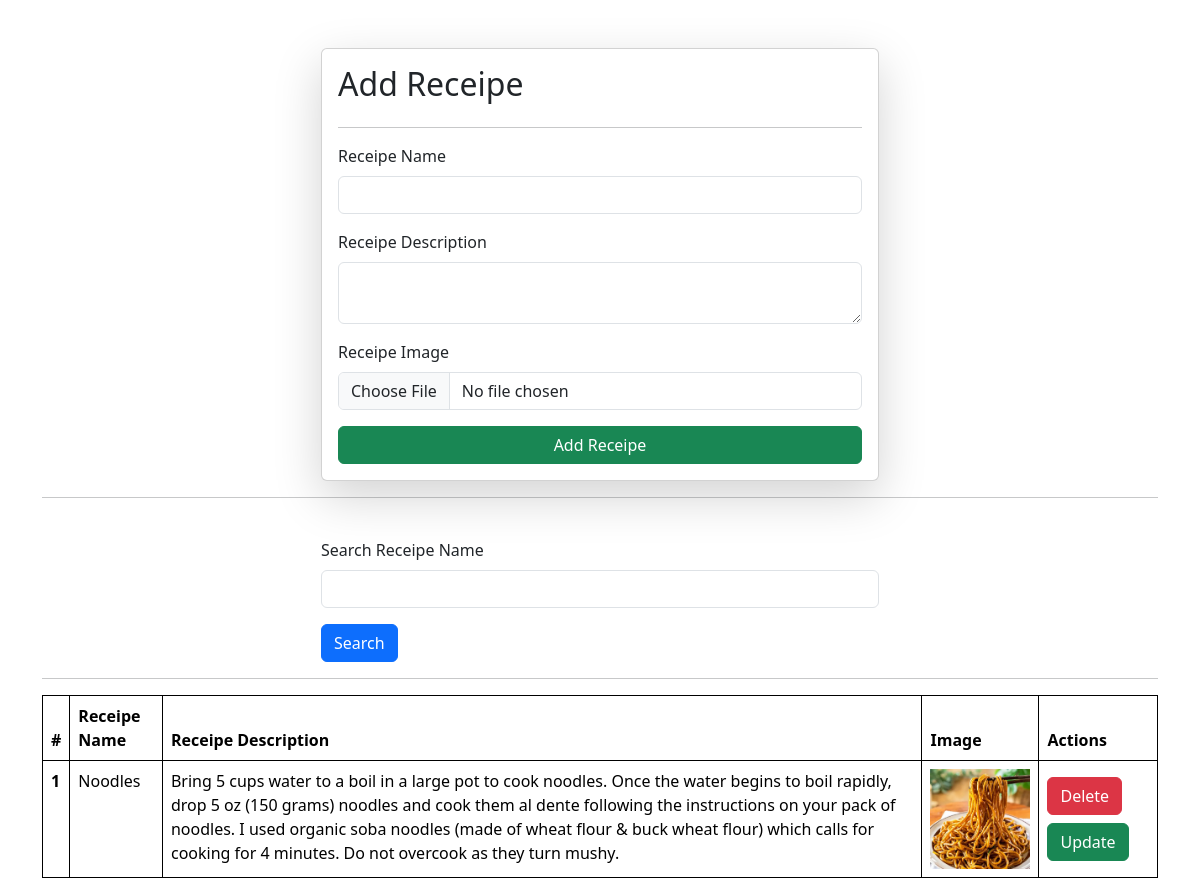
The app's page /receipe/, older data.
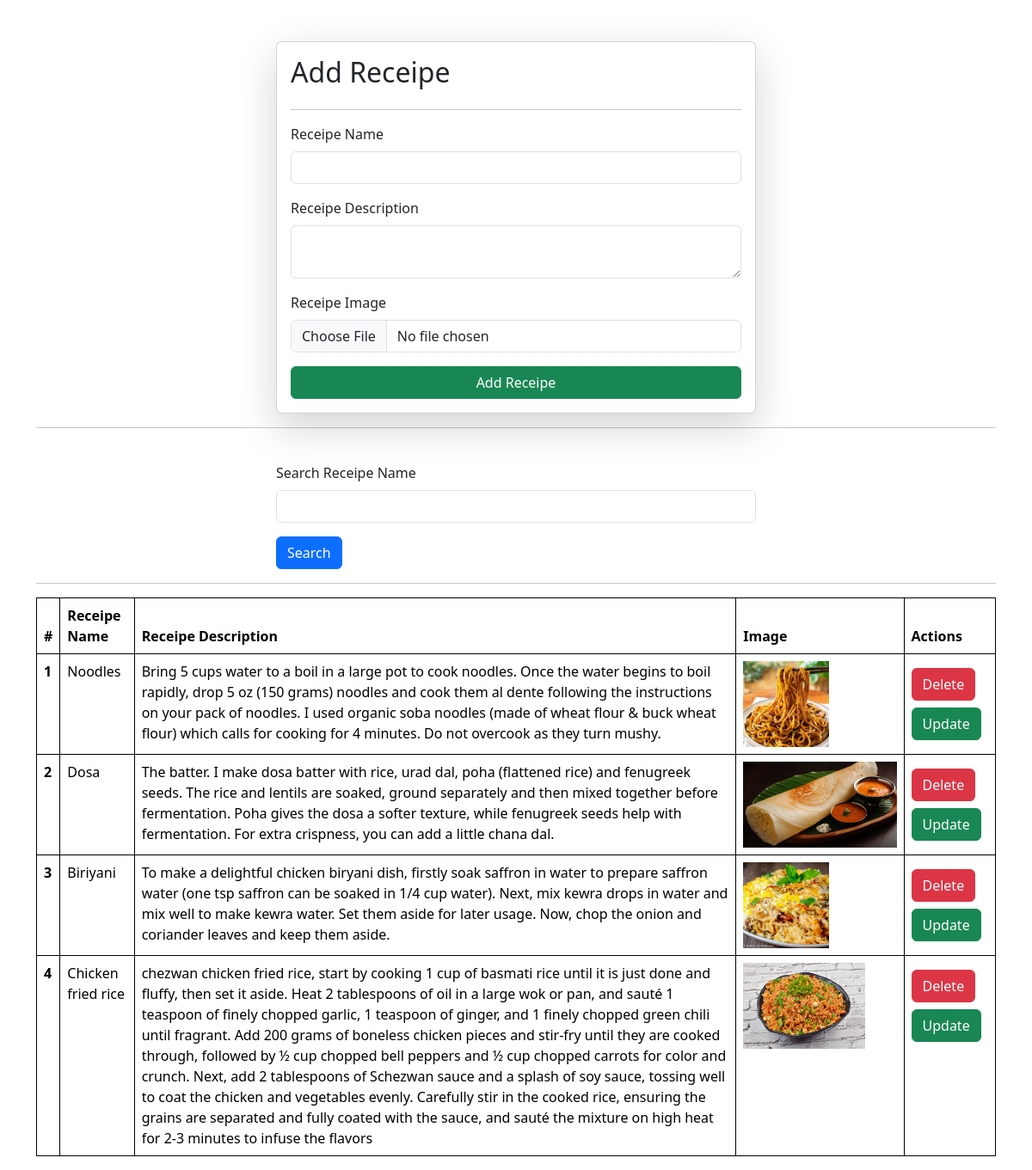
The same page, newer data.
### vege/models.py (models this page shows)
class Recipe(models.Model):
    receipe_name = models.CharField(max_length = 100)
    receipe_description = models.TextField()
    receipe_image = models.ImageField(upload_to = "receipe/")

### vege/views.py (the view, shortened to what this page needs)
# urls.py: path('receipe/', receipe, name="receipe"),
def receipe(request):
    queryset = Recipe.objects.all()
    if request.GET.get('search'):
        queryset = queryset.filter(receipe_name__icontains = request.GET.get('search'))
    context = {'receipes' : queryset}
    return render(request, 'receipe.html',context)

### vege/templates/receipe.html (shortened to what this page needs)
{% extends "home/base.html" %}
{% block start %}
<div class="container mt-5">
    <form class="col-6 mx-auto card p-3 shadow-lg" method="post" enctype = "multipart/form-data">
        <h2>Add Receipe</h2>
        <hr>
        <div class="mb-3">
            <label for="exampleInputEmail1" class="form-label">Receipe Name</label>
            <input name = "receipe_name" required type="text" class="form-control">
        </div>
        <div class="mb-3">
            <label for="exampleInputPassword1"  class="form-label">Receipe Description</label>
            <textarea class="form-control" name="receipe_description" required></textarea>
        </div>
        <div class="mb-3">
            <label for="exampleInputPassword1" class="form-label">Receipe Image</label>
            <input type="file" class="form-control" name= "receipe_image" >
        </div>
        <button type="submit" class="btn btn-success">Add Receipe</button>
    </form>
<hr>
    <div class=""mt-5>
      <div class="mx-auto col-6">
        <form>
        <div class="mb-3">
            <label for="exampleInputEmail1" class="form-label mt-4">Search Receipe Name</label>
            <input name = "search" type="text" class="form-control">
        </div>
        <button type="submit" class="btn btn-primary">Search</button>
        </form>
      </div>
    </div>
<hr>
    <table class="table mt-3">
  <thead>
    <tr>
      <th scope="col">#</th>
      <th scope="col">Receipe Name</th>
      <th scope="col">Receipe Description</th>
      <th scope="col">Image</th>
      <th scope="col">Actions</th>
    </tr>
  </thead>
  <tbody>
     {% for receipe in receipes %}
    <tr>
      <th scope="row">{{forloop.counter}}</th>
      <td>{{receipe.receipe_name}}</td>
      <td>{{receipe.receipe_description}}</td>
      <td><img src= "/media/{{receipe.receipe_image}}" style="height : 100px"></td>
    <td>
        <a href="/delete-receipe/{{receipe.id}}" class="btn btn-danger mt-2">Delete</a>
        <a href="/update-receipe/{{receipe.id}}" class="btn btn-success mt-2">Update</a>
    </td>
    </tr>
   {% endfor %}
  </tbody>
</table>
</div>
{% endblock %}

### home/templates/home/base.html (shortened to what this page needs)
<!DOCTYPE html>
<html lang="en">
<head>
    <link href="https://cdn.jsdelivr.net/npm/bootstrap@5.3.8/dist/css/bootstrap.min.css" rel="stylesheet">
</head>
<body>
    {% block start %}
    {% endblock %}
    </body>
</html>

### home/templates/home/base.html (style rules this page uses)
table, th, td { border: 1px solid black; border-collapse: collapse; }

Row changes from the older to the newer data that the page shows:
added Recipe: receipe_name "Dosa", receipe_description "The batter. I make dosa batter with rice, urad dal, poha (flattened rice) and fenugreek seeds. The rice and lentils are soaked, ground separately and then mixed together before fermentation. Poha gives the dosa a softer texture, while fenugreek seeds help with fermentation. For extra crispness, you can add a little chana dal.", receipe_image (picture)
added Recipe: receipe_name "Biriyani", receipe_description "To make a delightful chicken biryani dish, firstly soak saffron in water to prepare saffron water (one tsp saffron can be soaked in 1/4 cup water). Next, mix kewra drops in water and mix well to make kewra water. Set them aside for later usage. Now, chop the onion and coriander leaves and keep them aside.", receipe_image (picture)
added Recipe: receipe_name "Chicken fried rice", receipe_description "chezwan chicken fried rice, start by cooking 1 cup of basmati rice until it is just done and fluffy, then set it aside. Heat 2 tablespoons of oil in a large wok or pan, and sauté 1 teaspoon of finely chopped garlic, 1 teaspoon of ginger, and 1 finely chopped green chili until fragrant. Add 200 grams of boneless chicken pieces and stir-fry until they are cooked through, followed by ½ cup chopped bell peppers and ½ cup chopped carrots for color and crunch. Next, add 2 tablespoons of Schezwan sauce and a splash of soy sauce, tossing well to coat the chicken and vegetables evenly. Carefully stir in the cooked rice, ensuring the grains are separated and fully coated with the sauce, and sauté the…", receipe_image (picture)
